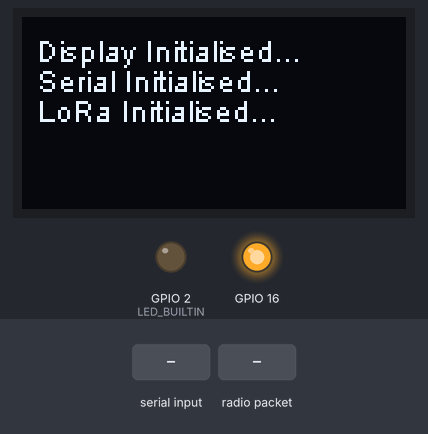
Simulated run of this sketch. Board: ESP32. Parts: 128×64 one-colour display, output pins drawn as LEDs (lit = HIGH). The inputs (shaded band) are chosen by the test bench. No radio packets arrive unless stated; what the sketch prints to the serial monitor is not drawn.

Above: at 1.8 s.
1.9 s: "0,1\n" received over Serial
At 3.2 s:
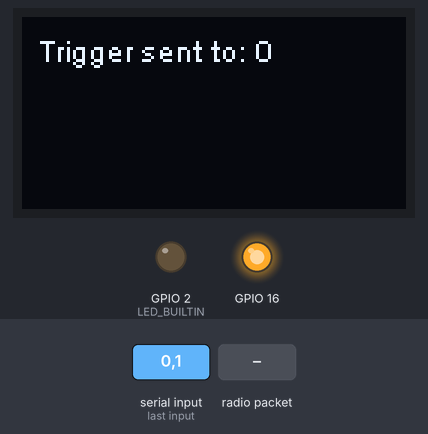
4.4 s: radio packet "0" arrives
At 5.0 s:
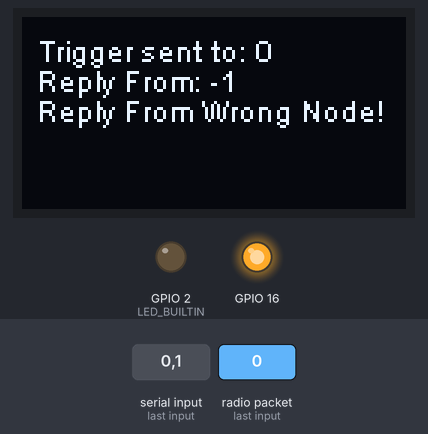
At 10.5 s:
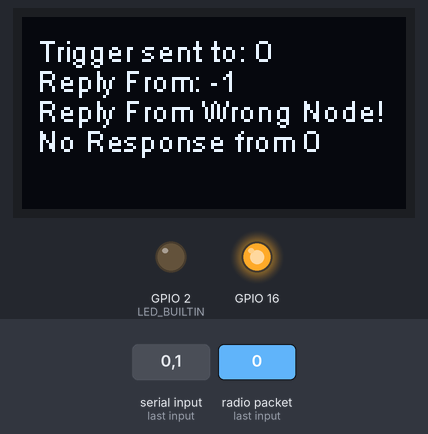
Timing chart, 0 to 11.9 s (numbered marks = the images above; inputs shaded):
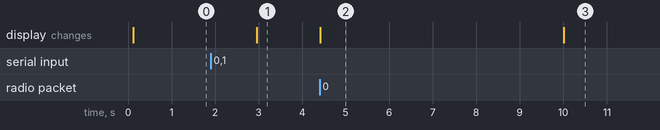

Measured:
- after the input at 1.9 s, the display: changes after 1.1 s (image 1)
- after the input at 4.4 s, the display: changes at once (image 2)
- what the display in image 2 shows lasts 5.6 s, from 4.4 s to 10.0 s

The sketch:

2019_01_05_RPI_Lora_Master.ino
```cpp
#include "SSD1306.h"
#include<SPI.h>
#include<LoRa.h>
//=========================================================================================================================================================
//Object Creation
SSD1306 display(0x3c,4,15);
//=========================================================================================================================================================
//Declaration of variables
#define SS 18
#define RST 14
#define DIO 26
#define BAND 867000000.00
#define SF 7
#define bw 125E3
#define CR 8
#define LocalAddress 255

int packetSize;
int timeStart;
const size_t bufferSize = 50;
int arr[bufferSize];
int WAIT_TIME = 7;//Ashok change
//=========================================================================================================================================================
//Function Area

/*LCD Display*/
void lcdDisp(int x, int y,String s)
{
 display.drawString(x,y,s);
 display.display();
}

/*LoRa Message sender */
void sendMessage(String trigger, int destination) {
  LoRa.beginPacket();    // start packet
  LoRa.write(destination);              // add destination address
  LoRa.write(LocalAddress);             // add sender address  LoRa.write(msgCount);
  LoRa.print(trigger);                 // add payload
  LoRa.endPacket();           // finish packet and send it
  display.clear();
  lcdDisp(5,5,"Trigger sent to: "+String(destination));
  timeStart = millis()/1000;
 }

 /* LoRa message incoming handler*/
String onReceive(int destination){
  int recipient = LoRa.read();
  int sender = LoRa.read();
  lcdDisp(5,15,"Reply From: "+String(sender));
  if (recipient != LocalAddress || sender != destination) { // set method from slave
    lcdDisp(5,25,"Reply From Wrong Node!");
    return "-2";
  }
  else{
    String Data = LoRa.readString();
    Serial.print(Data+",\n");                          //ashok change
    display.clear();
    lcdDisp(5,5,"Successfully received");
    lcdDisp(5,15,"Bytes: "+String(packetSize));
    lcdDisp(5,25,"RSSI: "+String(LoRa.packetRssi()));
    return "0";
    }
  }

/* Waits n seconds for reply and sends data to RPi */
int parseLoop(){
  int t = 0;
  while(t<=WAIT_TIME){
    packetSize = LoRa.parsePacket();
    if(packetSize){
        if(LoRa.available()>0){
          String statusCode = onReceive(arr[4]);
          if(statusCode == "0" ){return 0;}
        }
    }
    t =(millis()/1000) - timeStart;
  }
  lcdDisp(5,35,"No Response from "+String(arr[4]));
  Serial.print("-1\n");
}


/* Converts String from serial to integer array */
void str2array(String str){
  int len = str.length();
  char buff[len];
  str.toCharArray(buff, len);
  char *token = strtok(buff, ",");
  int i = 0;
  while(token!= NULL){
    arr[i++] = atoi(token);
    token = strtok(NULL,",");
    }
}

//=========================================================================================================================================================
void setup() {

  //LCD INITIALISATION
  pinMode(16,OUTPUT);
  digitalWrite(16, LOW);
  delay(50);
  digitalWrite(16, HIGH);
  display.init();
  display.flipScreenVertically();
  display.setFont(ArialMT_Plain_10);
  display.setTextAlignment(TEXT_ALIGN_LEFT);
  display.clear();
  lcdDisp(5,5,"Display Initialised...");
  pinMode(LED_BUILTIN, OUTPUT);

  //SERIAL INITIALISATION
  Serial.begin(9600);
  lcdDisp(5,15,"Serial Initialised...");

  //LORA INITIALISATION
  SPI.begin(5,19,27,18);
  LoRa.setPins(SS, RST, DIO);
  while(!LoRa.begin(BAND)){
    }
  LoRa.setSpreadingFactor(SF);
  LoRa.setSignalBandwidth(bw);
  LoRa.setCodingRate4(CR);
  LoRa.setPreambleLength(8);
  lcdDisp(5,25,"LoRa Initialised...");
  delay(500);
}
//=========================================================================================================================================================

void loop(){
  if(Serial.available()>0){
    String triggerCopy = Serial.readString();
    String trigger = triggerCopy;
    //trigger.remove(trigger.length()-5);
    str2array(triggerCopy);
    sendMessage(triggerCopy, arr[4]);
    parseLoop();
    }
  }
```
